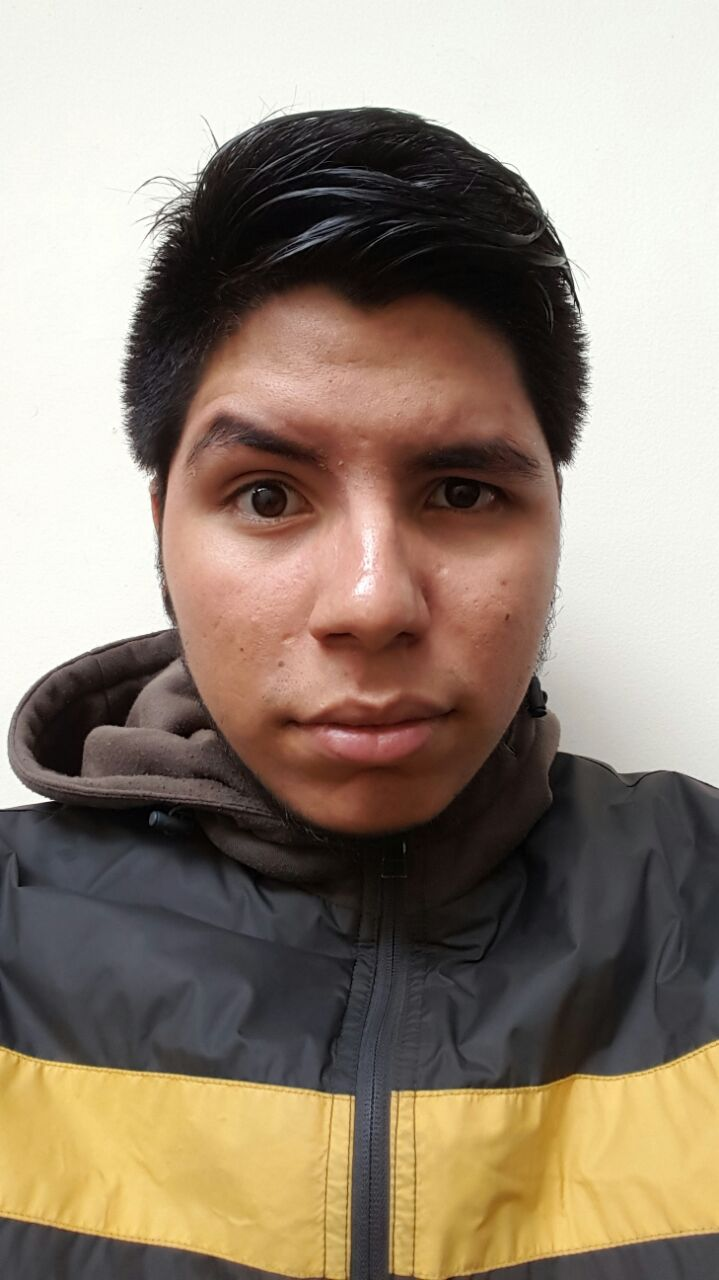
#> input picture FaceMorph/andres.jpg, 719 x 1280 px
$ python triangulation.py   (Python 2 division)   (older library calls are emulated)
#> lines starting #> are read from the running program, lines starting #| are printed output that depends on the picture
#!/usr/bin/python

import cv2
import numpy as np
import random

CV_AA = 16

# Check if a point is inside a rectangle
def rect_contains(rect, point) :
    if point[0] < rect[0] :
        return False
    elif point[1] < rect[1] :
        return False
    elif point[0] > rect[2] :
        return False
    elif point[1] > rect[3] :
        return False
    return True

# Draw a point
def draw_point(img, p, color ) :
    cv2.circle( img, p, 2, color, cv2.FILLED,  CV_AA, 0 )


# Draw delaunay triangles
def draw_delaunay(img, subdiv, delaunay_color ) :

    triangleList = subdiv.getTriangleList();
    size = img.shape
    r = (0, 0, size[1], size[0])

    for t in triangleList :

        pt1 = (t[0], t[1])
        pt2 = (t[2], t[3])
        pt3 = (t[4], t[5])

        if rect_contains(r, pt1) and rect_contains(r, pt2) and rect_contains(r, pt3) :

            cv2.line(img, pt1, pt2, delaunay_color, 1,  CV_AA, 0)
            cv2.line(img, pt2, pt3, delaunay_color, 1,  CV_AA, 0)
            cv2.line(img, pt3, pt1, delaunay_color, 1,  CV_AA, 0)


# Draw voronoi diagram
def draw_voronoi(img, subdiv) :

    ( facets, centers) = subdiv.getVoronoiFacetList([])

    for i in xrange(0,len(facets)) :
        ifacet_arr = []
        for f in facets[i] :
            ifacet_arr.append(f)

        ifacet = np.array(ifacet_arr, np.int)
        color = (random.randint(0, 255), random.randint(0, 255), random.randint(0, 255))

        cv2.fillConvexPoly(img, ifacet, color,  CV_AA, 0);
        ifacets = np.array([ifacet])
        cv2.polylines(img, ifacets, True, (0, 0, 0), 1,  CV_AA, 0)
        cv2.circle(img, (centers[i][0], centers[i][1]), 3, (0, 0, 0), cv2.FILLED,  CV_AA, 0)

# Check if a point is inside a rectangle
def rectContains(rect, point) :
    if point[0] < rect[0] :
        return False
    elif point[1] < rect[1] :
        return False
    elif point[0] > rect[2] :
        return False
    elif point[1] > rect[3] :
        return False
    return True

# Calculate delanauy triangle
def calculateDelaunayTriangles(rect, points):
    # Create subdiv
    subdiv = cv2.Subdiv2D(rect);

    # Insert points into subdiv
    for p in points:
        subdiv.insert((p[0], p[1]));


    # List of triangles. Each triangle is a list of 3 points ( 6 numbers )
    triangleList = subdiv.getTriangleList();

    # Find the indices of triangles in the points array

    delaunayTri = []

    for t in triangleList:
        pt = []
        pt.append((t[0], t[1]))
        pt.append((t[2], t[3]))
        pt.append((t[4], t[5]))

        pt1 = (t[0], t[1])
        pt2 = (t[2], t[3])
        pt3 = (t[4], t[5])

        if rectContains(rect, pt1) and rectContains(rect, pt2) and rectContains(rect, pt3):
            ind = []
            for j in xrange(0, 3):
                for k in xrange(0, len(points)):
                    if(abs(pt[j][0] - points[k][0]) < 1.0 and abs(pt[j][1] - points[k][1]) < 1.0):
                        ind.append(k)
            if len(ind) == 3:
                delaunayTri.append((ind[0], ind[1], ind[2]))

    return delaunayTri

if __name__ == '__main__':

    # Define window names
    win_delaunay = "Delaunay Triangulation"
    win_voronoi = "Voronoi Diagram"

    # Turn on animation while drawing triangles
    animate = True

    # Define colors for drawing.
    delaunay_color = (255,255,255)
    points_color = (0, 0, 255)

    # Read in the image.
    img = cv2.imread("andres.jpg");
#> img is the input picture: shape (1280, 719, 3); mean B, G, R 120.1, 135.5, 149.9

    # Keep a copy around
    img_orig = img.copy();

    # Rectangle to be used with Subdiv2D
    size = img.shape
#> size = (1280, 719, 3)
    rect = (0, 0, size[1], size[0])
#> rect = (0, 0, 719, 1280)


    # Create an instance of Subdiv2D
    subdiv = cv2.Subdiv2D(rect);

    # Create an array of points.
    points = [];

    # Read in the points from a text file
    with open("average.txt") as file :
#> (reads FaceMorph/average.txt from the repository)
        for line in file :
            x, y = line.split()
            points.append((int(x), int(y)))

    # Insert points into subdiv
    for p in points :
        subdiv.insert(p)

        # Show animation
        if animate :
            img_copy = img_orig.copy()
            # Draw delaunay triangles
            draw_delaunay( img_copy, subdiv, (255, 255, 255) );
            cv2.imshow(win_delaunay, img_copy)
            cv2.waitKey(100)
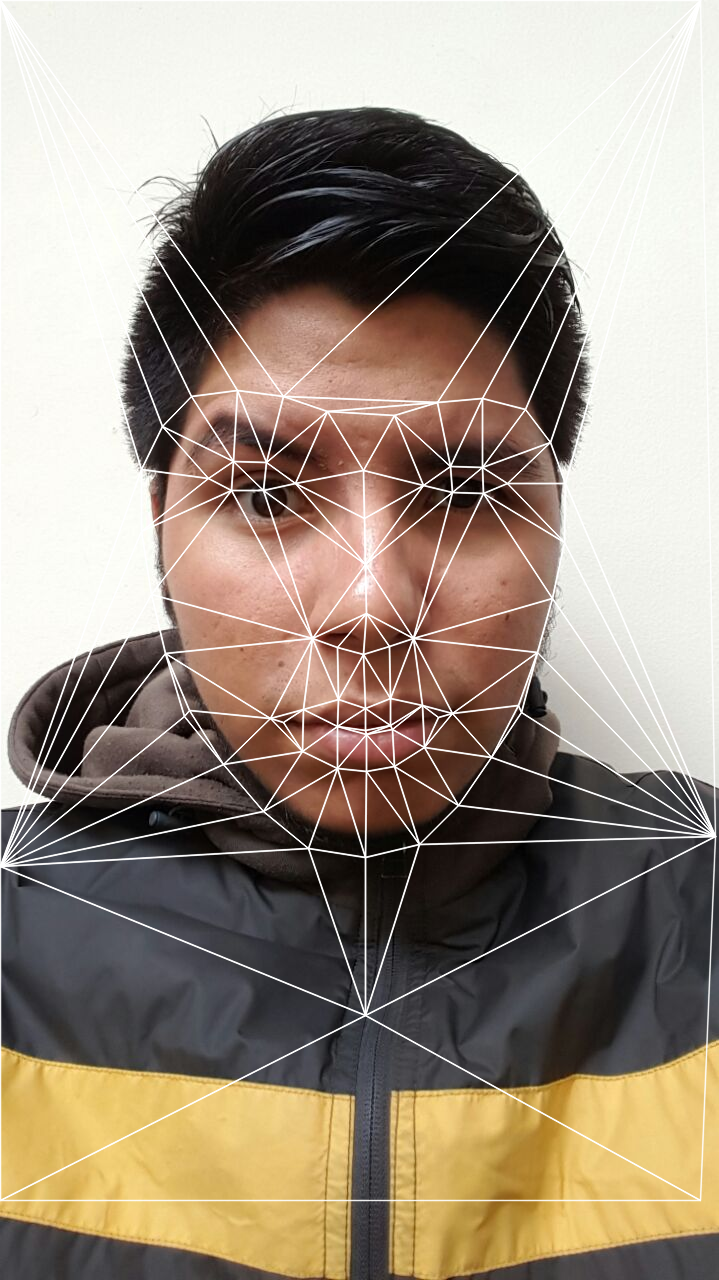
#> img_copy: shape (1280, 719, 3); mean B, G, R 126.6, 141.4, 154.9


    dt = calculateDelaunayTriangles(rect, np.array(points));
#> (the run stopped early here; a loop or call above may not have finished)
